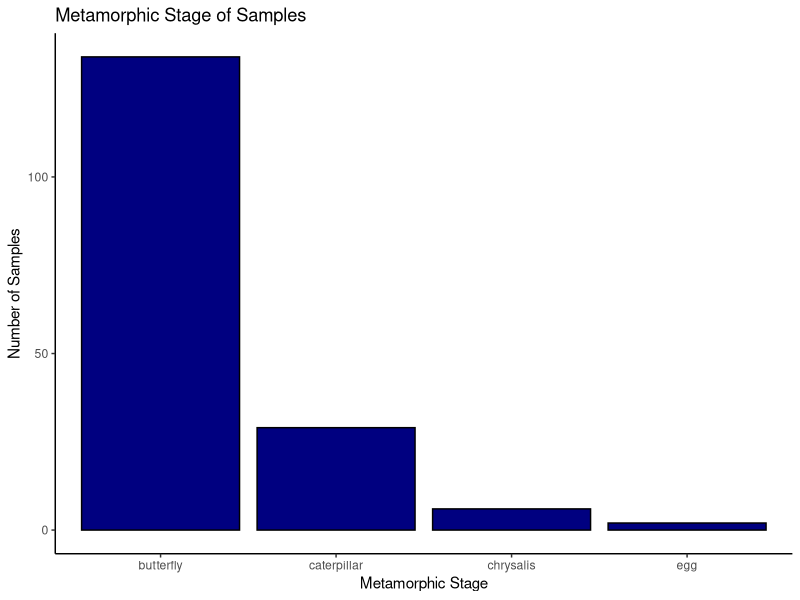

Write R code to recreate this figure.
#This R analysis is for genus Danaus (Tiger milkweed butterflies) from iNaturalist
#Kate Skocelas October 12, 2020

# 1. Read in raw data
setwd("~/Desktop/stats/Project1/IBIO830---Statistical-Project")
butterfly_raw <- read.csv("Danaus.csv", header = TRUE)#,row.names=1)

# 2. clean data for next task
butterfly_data <- butterfly_raw
butterfly_data <- butterfly_data[!is.na(butterfly_data$phyenotype..metamorphosis.stage.),]

# 3. Explore data with basic plots
library(dplyr)
library(ggplot2)

#phenotype <- butterfly_data$phyenotype..metamorphosis.stage.
#counts <- count(butterfly_data, butterfly_data$phyenotype..metamorphosis.stage.)
#print(counts)

# Create bar plot of metamorphic stage
ggplot(butterfly_data, aes(x=phyenotype..metamorphosis.stage.))+
  geom_bar(col="Black", fill="Navy")+
  labs(x="Metamorphic Stage", y="Number of Samples", title="Metamorphic Stage of Samples")+
  theme_classic()

#TODO plot stage against date of observation
butterfly_data$month <- substr(butterfly_data$observed_on, 1,2)

month <- butterfly_data$month
month_fixed <- vector()
for(i in month){
  month <- i
  last_letter <- substr(month, 2,2)
  if (last_letter == "/") {
    month <- substr(month, 1,1)
  }
  append(month_fixed, month)
}
print(month_fixed) #FIXME outputs 'logical(0)'
